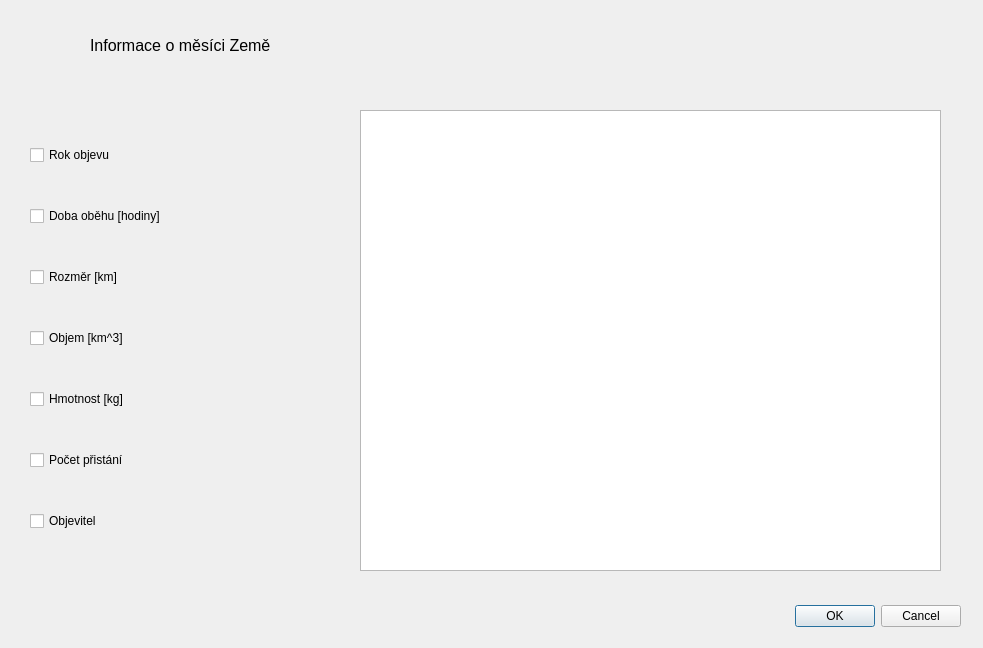
<?xml version="1.0" encoding="UTF-8"?>
<ui version="4.0">
 <class>DialogMesice_Zeme</class>
 <widget class="QDialog" name="DialogMesice_Zeme">
  <property name="geometry">
   <rect>
    <x>0</x>
    <y>0</y>
    <width>983</width>
    <height>648</height>
   </rect>
  </property>
  <property name="windowTitle">
   <string>Dialog</string>
  </property>
  <widget class="QDialogButtonBox" name="buttonBox">
   <property name="geometry">
    <rect>
     <x>620</x>
     <y>600</y>
     <width>341</width>
     <height>32</height>
    </rect>
   </property>
   <property name="orientation">
    <enum>Qt::Horizontal</enum>
   </property>
   <property name="standardButtons">
    <set>QDialogButtonBox::Cancel|QDialogButtonBox::Ok</set>
   </property>
  </widget>
  <widget class="QWidget" name="verticalLayoutWidget">
   <property name="geometry">
    <rect>
     <x>30</x>
     <y>110</y>
     <width>301</width>
     <height>461</height>
    </rect>
   </property>
   <layout class="QVBoxLayout" name="verticalLayout">
    <item>
     <widget class="QCheckBox" name="checkBox_2">
      <property name="text">
       <string>Rok objevu</string>
      </property>
     </widget>
    </item>
    <item>
     <widget class="QCheckBox" name="checkBox_4">
      <property name="text">
       <string>Doba oběhu [hodiny]</string>
      </property>
     </widget>
    </item>
    <item>
     <widget class="QCheckBox" name="checkBox_6">
      <property name="text">
       <string>Rozměr [km]</string>
      </property>
     </widget>
    </item>
    <item>
     <widget class="QCheckBox" name="checkBox_5">
      <property name="text">
       <string>Objem [km^3]</string>
      </property>
     </widget>
    </item>
    <item>
     <widget class="QCheckBox" name="checkBox_7">
      <property name="text">
       <string>Hmotnost [kg]</string>
      </property>
     </widget>
    </item>
    <item>
     <widget class="QCheckBox" name="checkBox_3">
      <property name="text">
       <string>Počet přistání</string>
      </property>
     </widget>
    </item>
    <item>
     <widget class="QCheckBox" name="checkBox">
      <property name="text">
       <string>Objevitel</string>
      </property>
     </widget>
    </item>
   </layout>
  </widget>
  <widget class="QTableView" name="tableViewMesiceZeme">
   <property name="geometry">
    <rect>
     <x>360</x>
     <y>110</y>
     <width>581</width>
     <height>461</height>
    </rect>
   </property>
  </widget>
  <widget class="QLabel" name="label">
   <property name="geometry">
    <rect>
     <x>90</x>
     <y>30</y>
     <width>231</width>
     <height>31</height>
    </rect>
   </property>
   <property name="text">
    <string>&lt;html&gt;&lt;head/&gt;&lt;body&gt;&lt;p&gt;&lt;span style=&quot; font-size:12pt;&quot;&gt;Informace o měsíci Země&lt;/span&gt;&lt;/p&gt;&lt;/body&gt;&lt;/html&gt;</string>
   </property>
  </widget>
 </widget>
 <resources/>
 <connections>
  <connection>
   <sender>buttonBox</sender>
   <signal>accepted()</signal>
   <receiver>DialogMesice_Zeme</receiver>
   <slot>accept()</slot>
   <hints>
    <hint type="sourcelabel">
     <x>248</x>
     <y>254</y>
    </hint>
    <hint type="destinationlabel">
     <x>157</x>
     <y>274</y>
    </hint>
   </hints>
  </connection>
  <connection>
   <sender>buttonBox</sender>
   <signal>rejected()</signal>
   <receiver>DialogMesice_Zeme</receiver>
   <slot>reject()</slot>
   <hints>
    <hint type="sourcelabel">
     <x>316</x>
     <y>260</y>
    </hint>
    <hint type="destinationlabel">
     <x>286</x>
     <y>274</y>
    </hint>
   </hints>
  </connection>
 </connections>
</ui>
